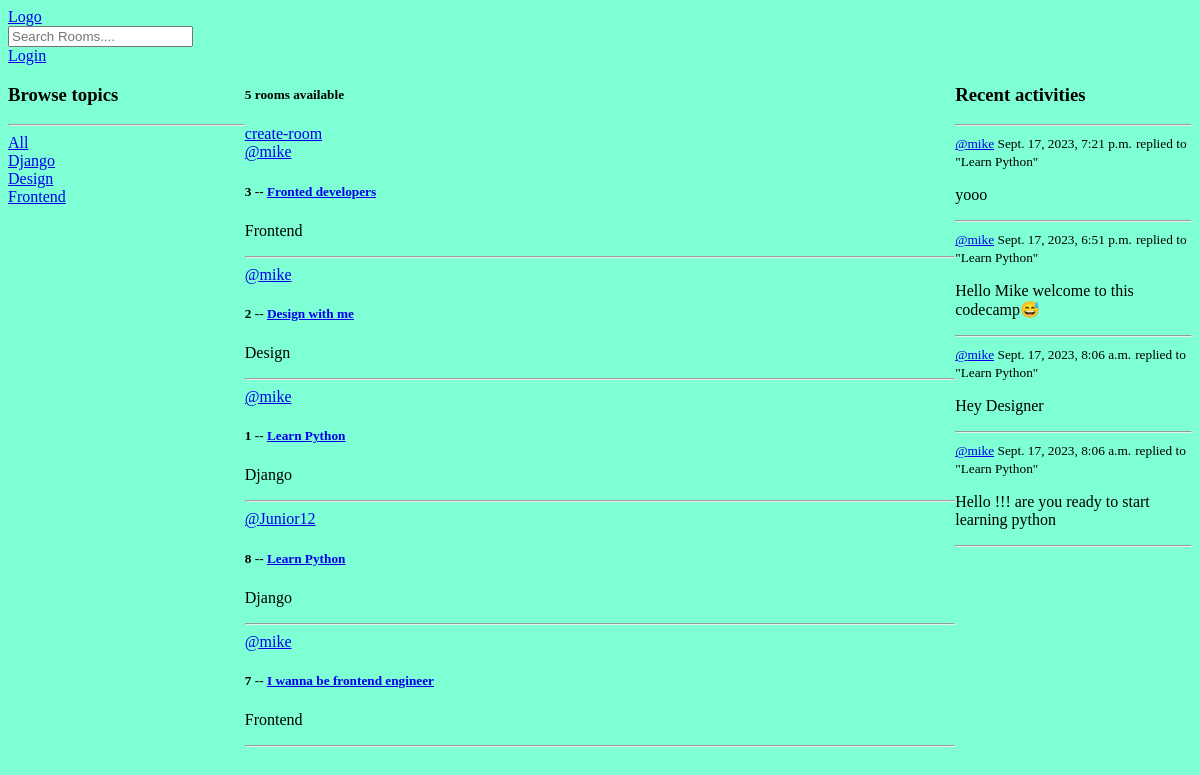
Before: / with the older database file.
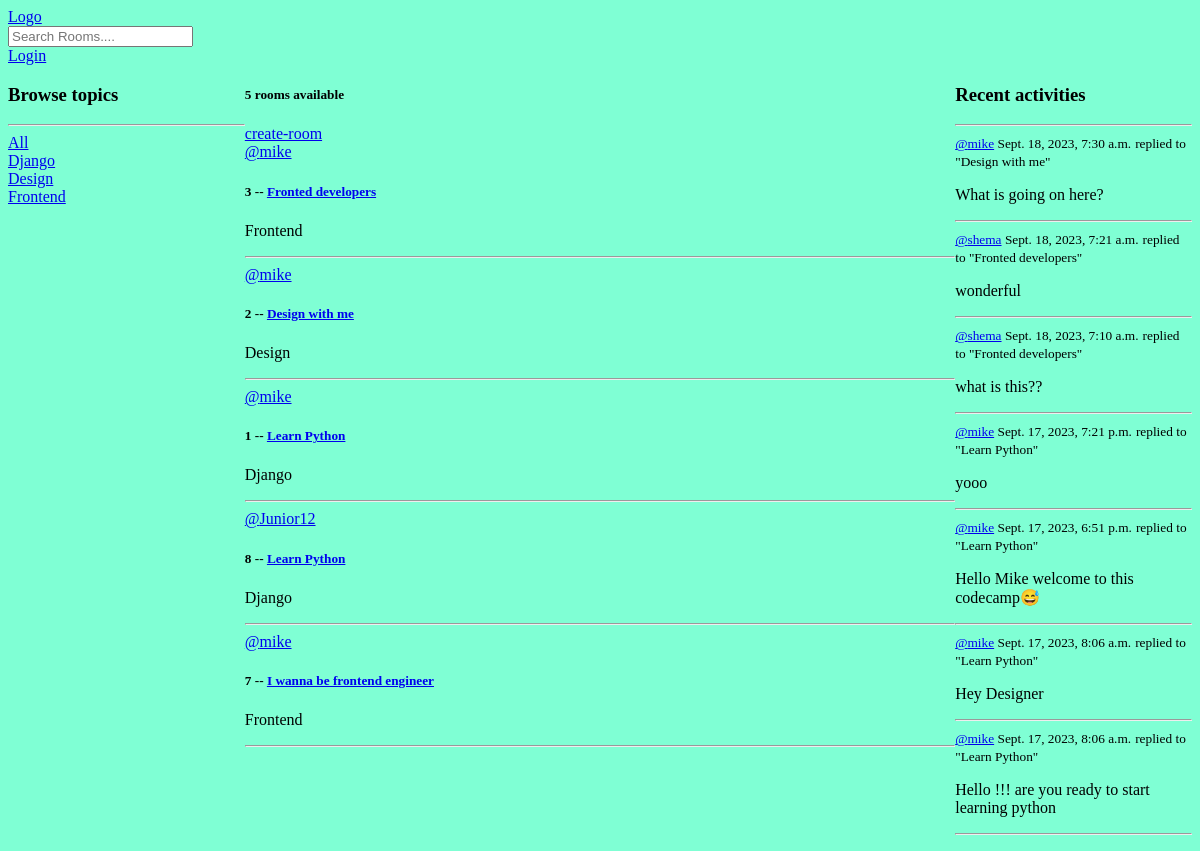
After: the same page with the newer database file.
### base/models.py (models this page shows, shortened)
class Topic(models.Model):
    name = models.CharField(max_length=200)
    def __str__(self):
        return self.name

class Room(models.Model):
    host = models.ForeignKey(User , on_delete=models.SET_NULL,null=True)
    topic = models.ForeignKey(Topic , on_delete=models.SET_NULL , null=True)
    name = models.CharField(max_length=200)
    description = models.TextField(null=True , blank=True)
    participants =  models.ManyToManyField(User,related_name='participants',blank=True)
    updated =  models.DateTimeField(auto_now=True)
    create = models.DateTimeField(auto_now_add=True)
    class Meta:
        ordering = ['-updated', '-create']
    def __str__(self):
        return self.name

class Message(models.Model):
    user = models.ForeignKey(User , on_delete=models.CASCADE)
    room = models.ForeignKey(Room , on_delete=models.CASCADE)
    body= models.TextField()
    updated =  models.DateTimeField(auto_now=True)
    create = models.DateTimeField(auto_now_add=True)
    class Meta:
        ordering = ['-updated','-create']

### base/views.py (the view)
# urls.py: path('',views.home,name="home"),
def home(request):
    q = request.GET.get("q") if request.GET.get("q") != None else ""
    rooms = Room.objects.filter(
        Q(topic__name__icontains=q),
        Q(name__icontains=q) |
        Q(description__icontains=q)
        )
    topics = Topic.objects.all()
    room_count = rooms.count()
    room_messages = Message.objects.filter(Q(room__name__icontains=q))
    context = {"rooms": rooms, "topics": topics,"room_count":room_count, "room_messages":room_messages}
    return render(request, "base/home.html", context)

### base/templates/base/home.html (shortened to what this page needs)
<!DOCTYPE html>
<html lang="en">
<head>
</head>
<body>
    {% extends 'main.html' %}
    {% block content %}
    <div class="home-container">
        <div>
            {% include 'base/topics_component.html' %}
        </div>
        <div>
            <h5>{{room_count}} rooms available</h5>
            <a href="{% url 'create-room' %}">create-room</a>
            {% include 'base/feed_component.html' %}
        </div>
        <div>
            {% include 'base/activity_component.html' %}
        </div>
    </div>
    {% endblock content%}

### base/templates/base/topics_component.html
<h3>Browse topics</h3>
<hr>
<div>
    <a href="{% url 'home' %}">All</a>
</div>
{% for topic in topics %}
<div>
    <a href="{% url 'home' %}?q={{ topic.name }}">{{ topic.name }}</a>
</div>
{% endfor %}

### base/templates/base/feed_component.html (shortened to what this page needs)
<div>
    {% for room in rooms %}
    <div>
        <a href="{% url 'user-profile' room.host.id %}">@{{room.host.username}}</a>
        <h5>{{room.id}} -- <a href="{% url 'room' room.id%}"> {{room.name}}</a></h5>
        <p>{{room.topic}}</p>
        <hr>
    </div>
    {% endfor %}
</div>

### base/templates/base/activity_component.html (shortened to what this page needs)
<h3>Recent activities</h3>
<hr>
{% for message in room_messages %}
<div>
    <small><a href="{% url 'user-profile' message.user.id %}">@{{ message.user }}</a> {{ message.create }}</small>
    <small>replied to "{{ message.room }}"</small>
    <p>{{message.body}}</p>
    <hr>
</div>
{% endfor %}

Changed rows visible on the page:
added Message: user "mike", create "Sept. 18, 2023, 7:30 a.m.", room "Design with me", body "What is going on here?"
added Message: user "shema", create "Sept. 18, 2023, 7:21 a.m.", room "Fronted developers", body "wonderful"
added Message: user "shema", create "Sept. 18, 2023, 7:10 a.m.", room "Fronted developers", body "what is this??"
